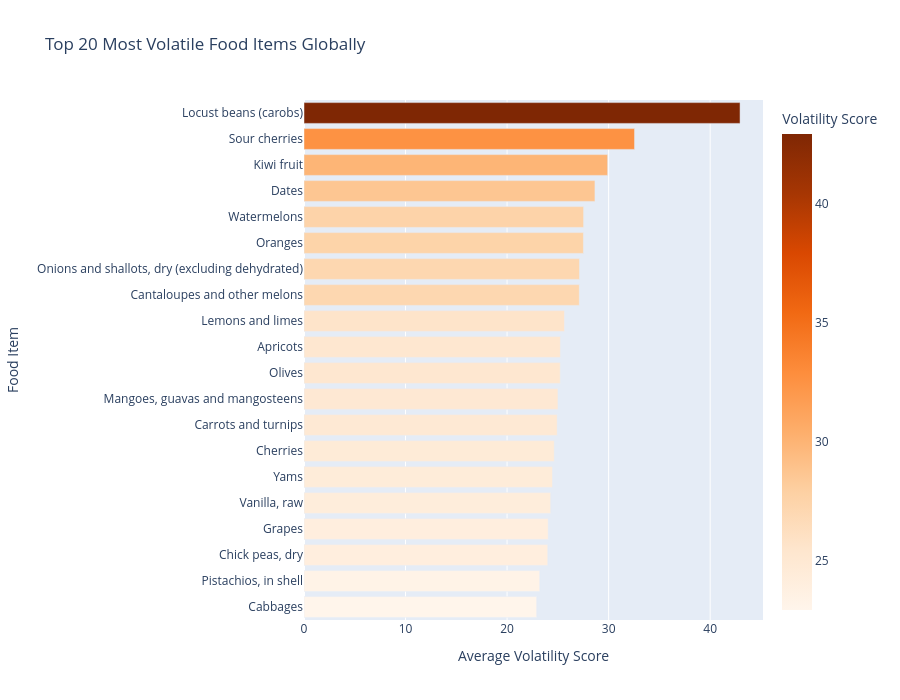

Notebook code cell kept with this figure:
### Markdown cell above
🇮🇷 Iran is the most volatile — hyperinflation driven by sanctions
🇸🇷 Suriname appears again — currency crisis confirmed
🇹🇷 Türkiye — severe inflation crisis in 2021-2023
🇺🇦 Ukraine appearing — war impact on food prices
🇾🇪 Yemen — ongoing conflict driving instability

### Code cell
item_vol = df.groupby('Item')['volatility'].mean().dropna()
item_vol = item_vol.sort_values(ascending=False).head(20)

fig2 = px.bar(
    item_vol,
    x=item_vol.values,
    y=item_vol.index,
    orientation='h',
    title='Top 20 Most Volatile Food Items Globally',
    labels={'x': 'Average Volatility Score', 'y': 'Food Item'},
    color=item_vol.values,
    color_continuous_scale='Oranges'
)
fig2.update_layout(
    yaxis={'categoryorder': 'total ascending'},
    height=700,
    coloraxis_colorbar=dict(title='Volatility Score')
)
fig2.show()

### Figure 1 — Plotly figure (JSON) as saved in the notebook; plotly's stock layout.template omitted (floating-point values rounded to 4 significant figures)
{"data": [{"hovertemplate": "Average Volatility Score=%{x}<br>Food Item=%{y}<br>color=%{marker.color}<extra></extra>", "legendgroup": "", "marker": {"color": [42.94, 32.55, 29.9, 28.65, 27.54, 27.52, 27.13, 27.11, 25.65, 25.25, 25.23, 25.01, 24.93, 24.64, 24.47, 24.29, 24.05, 24.01, 23.21, 22.91], "coloraxis": "coloraxis", "pattern": {"shape": ""}}, "name": "", "orientation": "h", "showlegend": false, "textposition": "auto", "type": "bar", "x": [42.94, 32.55, 29.9, 28.65, 27.54, 27.52, 27.13, 27.11, 25.65, 25.25, 25.23, 25.01, 24.93, 24.64, 24.47, 24.29, 24.05, 24.01, 23.21, 22.91], "xaxis": "x", "y": ["Locust beans (carobs)", "Sour cherries", "Kiwi fruit", "Dates", "Watermelons", "Oranges", "Onions and shallots, dry (excluding dehydrated)", "Cantaloupes and other melons", "Lemons and limes", "Apricots", "Olives", "Mangoes, guavas and mangosteens", "Carrots and turnips", "Cherries", "Yams", "Vanilla, raw", "Grapes", "Chick peas, dry", "Pistachios, in shell", "Cabbages"], "yaxis": "y"}], "layout": {"barmode": "relative", "coloraxis": {"colorbar": {"title": {"text": "Volatility Score"}}, "colorscale": [[0, "rgb(255,245,235)"], [0.125, "rgb(254,230,206)"], [0.25, "rgb(253,208,162)"], [0.375, "rgb(253,174,107)"], [0.5, "rgb(253,141,60)"], [0.625, "rgb(241,105,19)"], [0.75, "rgb(217,72,1)"], [0.875, "rgb(166,54,3)"], [1, "rgb(127,39,4)"]]}, "height": 700, "legend": {"tracegroupgap": 0}, "title": {"text": "Top 20 Most Volatile Food Items Globally"}, "xaxis": {"anchor": "y", "domain": [0, 1], "title": {"text": "Average Volatility Score"}}, "yaxis": {"anchor": "x", "categoryorder": "total ascending", "domain": [0, 1], "title": {"text": "Food Item"}}}}
